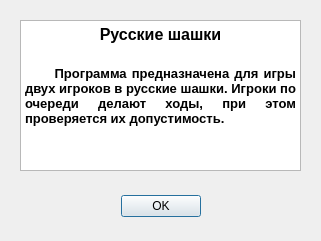
<?xml version="1.0" encoding="UTF-8"?>
<ui version="4.0">
 <class>AboutDialog</class>
 <widget class="QDialog" name="AboutDialog">
  <property name="geometry">
   <rect>
    <x>0</x>
    <y>0</y>
    <width>321</width>
    <height>241</height>
   </rect>
  </property>
  <property name="windowTitle">
   <string>О программе</string>
  </property>
  <widget class="QDialogButtonBox" name="buttonBox">
   <property name="geometry">
    <rect>
     <x>20</x>
     <y>190</y>
     <width>281</width>
     <height>32</height>
    </rect>
   </property>
   <property name="orientation">
    <enum>Qt::Horizontal</enum>
   </property>
   <property name="standardButtons">
    <set>QDialogButtonBox::Ok</set>
   </property>
   <property name="centerButtons">
    <bool>true</bool>
   </property>
  </widget>
  <widget class="QTextEdit" name="textEdit">
   <property name="geometry">
    <rect>
     <x>20</x>
     <y>20</y>
     <width>281</width>
     <height>151</height>
    </rect>
   </property>
   <property name="readOnly">
    <bool>true</bool>
   </property>
   <property name="html">
    <string>&lt;!DOCTYPE HTML PUBLIC &quot;-//W3C//DTD HTML 4.0//EN&quot; &quot;http://www.w3.org/TR/REC-html40/strict.dtd&quot;&gt;
&lt;html&gt;&lt;head&gt;&lt;meta name=&quot;qrichtext&quot; content=&quot;1&quot; /&gt;&lt;style type=&quot;text/css&quot;&gt;
p, li { white-space: pre-wrap; }
&lt;/style&gt;&lt;/head&gt;&lt;body style=&quot; font-family:'MS Shell Dlg 2'; font-size:8.25pt; font-weight:400; font-style:normal;&quot;&gt;
&lt;p align=&quot;center&quot; style=&quot; margin-top:0px; margin-bottom:0px; margin-left:0px; margin-right:0px; -qt-block-indent:0; text-indent:0px;&quot;&gt;&lt;span style=&quot; font-size:12pt; font-weight:600;&quot;&gt;Русские шашки&lt;/span&gt;&lt;/p&gt;
&lt;p align=&quot;center&quot; style=&quot;-qt-paragraph-type:empty; margin-top:0px; margin-bottom:0px; margin-left:0px; margin-right:0px; -qt-block-indent:0; text-indent:0px; font-size:12pt; font-weight:600;&quot;&gt;&lt;/p&gt;
&lt;p align=&quot;justify&quot; style=&quot; margin-top:0px; margin-bottom:0px; margin-left:0px; margin-right:0px; -qt-block-indent:0; text-indent:0px;&quot;&gt;&lt;span style=&quot; font-size:12pt; font-weight:600;&quot;&gt;     &lt;/span&gt;&lt;span style=&quot; font-size:10pt; font-weight:600;&quot;&gt;Программа предназначена для игры двух игроков в русские шашки. Игроки по очереди делают ходы, при этом проверяется их допустимость.&lt;/span&gt;&lt;/p&gt;&lt;/body&gt;&lt;/html&gt;</string>
   </property>
  </widget>
 </widget>
 <resources/>
 <connections>
  <connection>
   <sender>buttonBox</sender>
   <signal>accepted()</signal>
   <receiver>AboutDialog</receiver>
   <slot>accept()</slot>
   <hints>
    <hint type="sourcelabel">
     <x>248</x>
     <y>254</y>
    </hint>
    <hint type="destinationlabel">
     <x>157</x>
     <y>274</y>
    </hint>
   </hints>
  </connection>
  <connection>
   <sender>buttonBox</sender>
   <signal>rejected()</signal>
   <receiver>AboutDialog</receiver>
   <slot>reject()</slot>
   <hints>
    <hint type="sourcelabel">
     <x>316</x>
     <y>260</y>
    </hint>
    <hint type="destinationlabel">
     <x>286</x>
     <y>274</y>
    </hint>
   </hints>
  </connection>
 </connections>
</ui>
